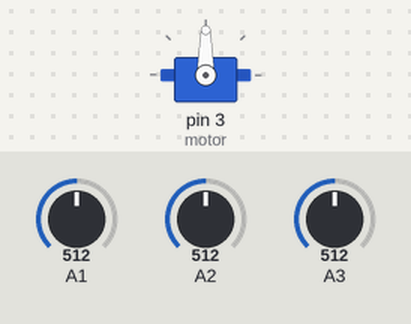
A sketch run on a simulated Arduino Uno, built with avr-gcc and run on an emulated ATmega328P. Shown: servo. The inputs (shaded band) are chosen by the test bench; at power-on: A2 = 512, A1 = 512, A3 = 512. What the sketch prints to the serial monitor is not drawn.

Above: at 1.2 s.
1.3 s: A2 set to 502
At 2.0 s:
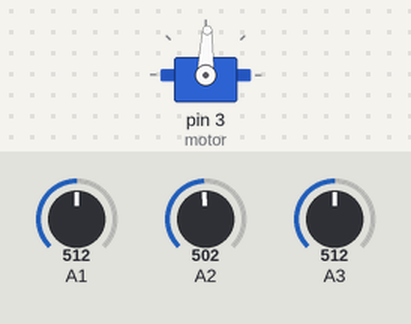
3.1 s: A2 set to 0
At 3.7 s:
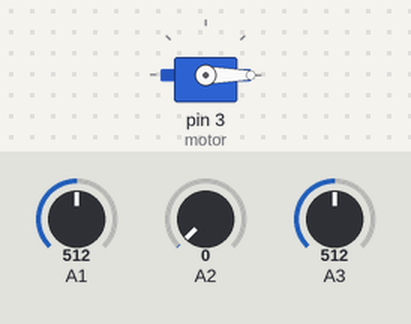
4.7 s: A2 set to 122
At 5.1 s:
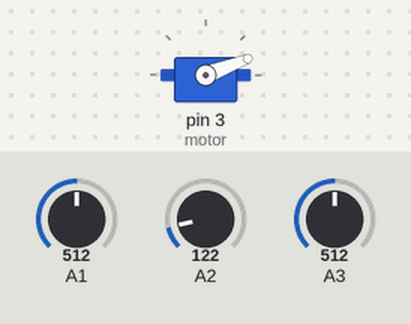
6.3 s: A2 set to 306
At 7.6 s:
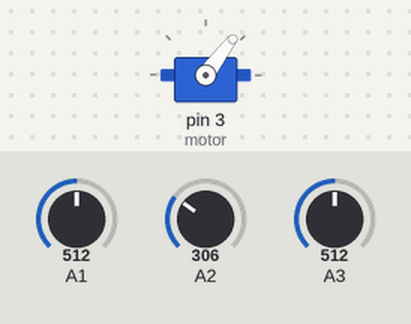
7.9 s: A1 set to 122
Timing chart, 0 to 10.9 s (numbered marks = the images above; inputs shaded):
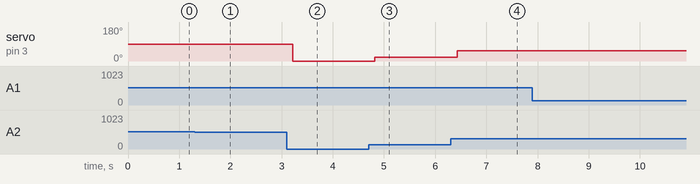

Measured:
- after the input at 1.3 s, servo on pin 3 (motor): 90° → 88° after 0.11 s
- after the input at 3.1 s, servo on pin 3 (motor): 88° → 0° after 0.11 s
- after the input at 4.7 s, servo on pin 3 (motor): 0° → 21° after 0.12 s
- after the input at 6.3 s, servo on pin 3 (motor): 21° → 53° after 0.13 s

The sketch:

joistik_servo.ino
```cpp
#include <Servo.h>

Servo motor;

int degerX;
int dereceX;
int degerY;
int dereceY;
int degerC;

void setup() {
  motor.attach(3);
  Serial.begin(9600);
  motor.write(0);
}

void loop() {
  dereceX = 0;
  dereceY = 0;

  // ================ Joistik X Ekseni ================
  degerX = analogRead(A1);
  dereceX = map(degerX, 0, 1023, 0, 180);

  motor.write(dereceX);
  Serial.print("X: " + dereceX);
  Serial.println("");


  // ================ Joistik Y Ekseni ================

  degerY = analogRead(A2);
  dereceY = map(degerY, 0, 1023, 0, 180);

  motor.write(dereceY);
  Serial.print("Y:" + dereceY);
  Serial.println("");


  // ================ Joistik Ortaya Tıklama  ================

  degerC = analogRead(A3);

  Serial.println(degerC);
  if (!degerC) {
    Serial.println("Tuşa tıklandı");
  }

  delay(200);
}
```
